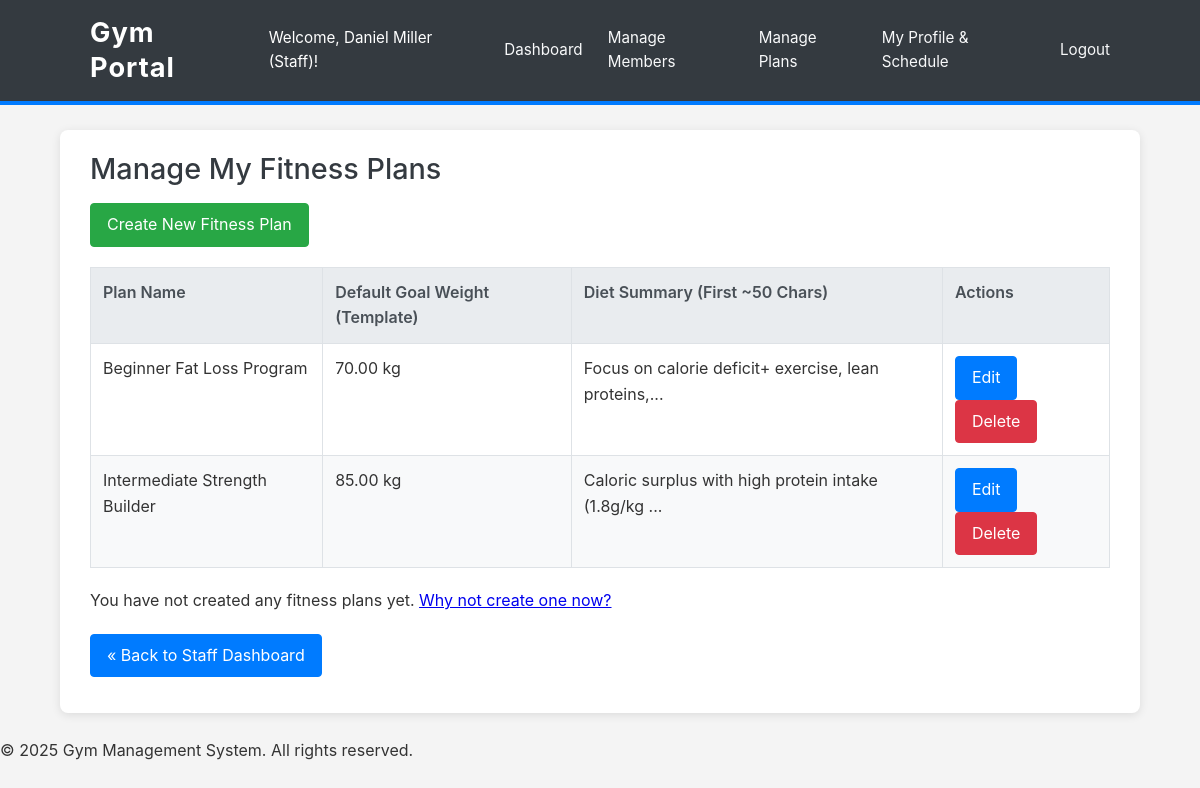
The app's page /gym_portal_l/staff_manage_plans.php (signed in) with its own data.
### tables this page shows
CREATE TABLE `plan` (
  `P_id` int(11) NOT NULL,
  `Plan_Name` varchar(255) NOT NULL DEFAULT 'Default Plan',
  `Current_Weight` decimal(5,2) DEFAULT NULL,
  `Diet` text DEFAULT NULL,
  `Goal_Weight` decimal(5,2) DEFAULT NULL,
  `S_id` int(11) DEFAULT NULL,
  `Starting_Weight` decimal(5,2) DEFAULT NULL
);

### gym_portal_l/staff_manage_plans.php (the view, shortened to what this page needs)
<?php
require_once 'includes/db_connect.php';
$s_id_staff = $_SESSION['staff_s_id'];
$staff_created_plans_list = [];
$sql_fetch_plans = "SELECT P_id, Plan_Name, Goal_Weight, Diet
                    FROM Plan
                    WHERE S_id = ?
                    ORDER BY Plan_Name ASC
                   ";
if ($stmt = $mysqli->prepare($sql_fetch_plans)) {
    $stmt->bind_param("i", $s_id_staff);
    $stmt->execute();
    $result = $stmt->get_result();
    $staff_created_plans_list = $result->fetch_all(MYSQLI_ASSOC);
} else {
    error_log("MySQLi Prepare Error (Staff Manage Plans - Fetch): " . $mysqli->error);
}
require_once 'includes/header.php';
?>
<h2>Manage My Fitness Plans</h2>
<p><a href="staff_create_plan.php" class="button button-positive">Create New Fitness Plan</a></p>
<?php if (!empty($staff_created_plans_list)):?>
    <table>
        <thead>
            <tr>
                <th>Plan Name</th>
                <th>Default Goal Weight (Template)</th>
                <th>Diet Summary (First ~50 Chars)</th>
                <th>Actions</th>
            </tr>
        </thead>
        <tbody>
            <?php foreach ($staff_created_plans_list as $plan):?>
                <tr>
                    <td><?php echo htmlspecialchars($plan['Plan_Name']); ?></td>
                    <td><?php echo htmlspecialchars($plan['Goal_Weight'] ?? 'N/A'); ?> kg</td>
                    <td>
                        <?php
                        $diet_summary = $plan['Diet'] ?? 'No diet specified.';
                        echo htmlspecialchars(mb_substr(strip_tags($diet_summary), 0, 50));
                        if (mb_strlen(strip_tags($diet_summary)) > 50) {
                            echo "...";
                        }
                        ?>
                    </td>
                    <td>
                        <a href="staff_edit_plan.php?p_id=<?php echo $plan['P_id'];?>" class="button">Edit</a>
                        <a href="actions/process_staff_delete_plan.php?p_id=<?php echo $plan['P_id'];?>"
                           class="button button-danger"
                           onclick="return confirm('Are you sure you want to delete the plan \'<?php
                                echo htmlspecialchars(addslashes($plan['Plan_Name']));
                           ?>\'? This will unassign it from any members and cannot be undone.');">
                           Delete
                        </a>
                    </td>
                </tr>
            <?php endforeach; ?>
        </tbody>
    </table>
    <p>You have not created any fitness plans yet.
        <a href="staff_create_plan.php">Why not create one now?</a>
    </p>
<?php endif; ?>
<p style="margin-top: 20px;"><a href="staff_dashboard.php" class="button">« Back to Staff Dashboard</a></p>
<?php
require_once 'includes/footer.php';
?>

### gym_portal_l/css/style.css (style rules this page uses)
body { font-family: -apple-system, BlinkMacSystemFont, "Segoe UI", Roboto, "Helvetica Neue", Arial, sans-serif; line-height: 1.6; margin: 0; padding: 0; background-color: #f4f4f4; color: #333; }
h1, h2, h3, h4, h5, h6 { color: #343a40; margin-top: 0; margin-bottom: 1rem; line-height: 1.3; font-weight: 500; }
h2 { font-size: 1.8em; }
.button, form button[type="submit"] { display: inline-block; background-color: #007bff; color: #fff; border: 1px solid #007bff; padding: 0.5rem 1rem; font-size: 1em; font-weight: 400; text-align: center; vertical-align: middle; cursor: pointer; border-radius: 0.25rem; transition: color 0.15s ease-in-out, background-color 0.15s ease-in-out, border-color 0.15s ease-in-out, box-shadow 0.15s ease-in-out; text-decoration: none; }
.button-positive { background-color: #28a745; border-color: #28a745; }
.button-danger { background-color: #dc3545; border-color: #dc3545; }
table { width: 100%; border-collapse: collapse; margin-top: 20px; margin-bottom: 20px; background-color: #fff; }
table th, table td { border: 1px solid #dee2e6; padding: 0.75rem; text-align: left; vertical-align: top; }
table th { background-color: #e9ecef; font-weight: 600; color: #495057; }
table tr:nth-child(even) { background-color: #f8f9fa; }

### records on screen
plan: Plan_Name "Beginner Fat Loss Program", Goal_Weight "70.00", Diet "Focus on calorie deficit+ exercise, lean proteins,"
plan: Plan_Name "Intermediate Strength Builder", Goal_Weight "85.00", Diet "Caloric surplus with high protein intake (1.8g/kg"

### other values on screen
$user_name "Daniel Miller"
$user_role "Staff"
